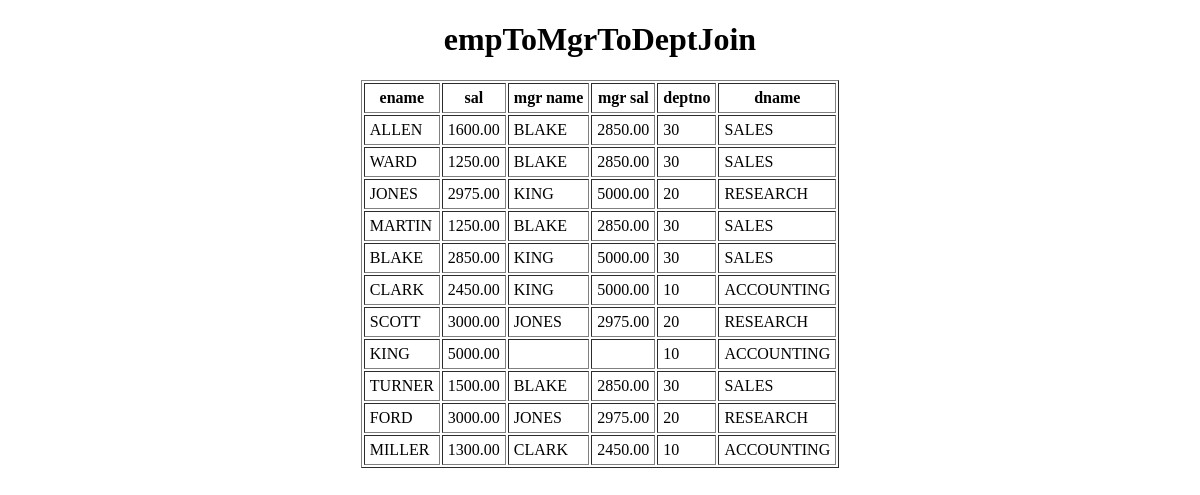
/empToMgrToDeptJoin/, run on an earlier commit of the app's database.
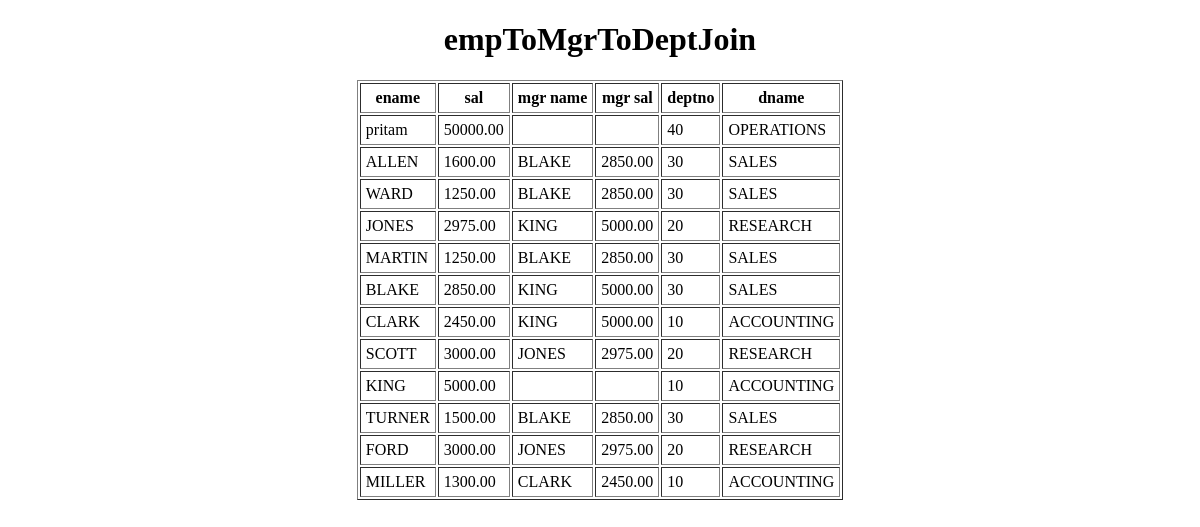
And on a later commit of the database.
### app/models.py (models this page shows, shortened)
class Emp(models.Model):
    empno=models.IntegerField(primary_key=True)
    ename=models.CharField(max_length=100)
    job=models.CharField(max_length=50)
    hiredate=models.DateField(auto_now_add=True)
    sal=models.DecimalField(max_digits=10, decimal_places=2)
    comm=models.DecimalField(max_digits=10, decimal_places=2, null=True, blank=True)
    deptno=models.ForeignKey(Dept, on_delete=models.CASCADE)
    mgr=models.ForeignKey('self', on_delete=models.SET_NULL, null=True, blank=True)

class Dept(models.Model):
    deptno=models.IntegerField(primary_key=True)
    dname=models.CharField(max_length=50, unique=True)
    dloc=models.CharField(max_length=50)

### app/views.py (the view)
# urls.py: path('empToMgrToDeptJoin/',empToMgrToDeptJoin,name='empToMgrToDeptJoin'),
def empToMgrToDeptJoin(request):
    LEDMO=Emp.objects.select_related('deptno','mgr').all()
    LEDMO=Emp.objects.select_related('deptno','mgr').filter(mgr__ename='KING')
    LEDMO=Emp.objects.select_related('deptno','mgr').filter(deptno__dname='RESEARCH')
    LEDMO=Emp.objects.select_related('deptno','mgr').filter(mgr__sal=3000)
    AS=Emp.objects.select_related('deptno','mgr').filter(ename='ADAMS').values('sal')
    adsal=AS[0]['sal']
    LEDMO=Emp.objects.select_related('deptno','mgr').filter(sal__gt=adsal)
    d={'LEDMO':LEDMO}
    return render(request,'empToMgrToDeptJoin.html',d)

### templates/empToMgrToDeptJoin.html (shortened to what this page needs)
<!DOCTYPE html>
<html lang="en">
<head>
</head>
<body>
    <center>
        <h1>empToMgrToDeptJoin</h1>
        <table border="=3px" cellpadding="5px">
            <tr>
                <th>ename</th>
                <th>sal</th>
                <th>mgr name</th>
                <th>mgr sal</th>
                <th>deptno</th>
                <th>dname</th>
            </tr>
            {% for EDMO in LEDMO %}
                <tr>
                    <td>{{EDMO.ename}}</td>
                    <td>{{EDMO.sal}}</td>
                    <td>{{EDMO.mgr.ename}}</td>
                    <td>{{EDMO.mgr.sal}}</td>
                    <td>{{EDMO.deptno.deptno}}</td>
                    <td>{{EDMO.deptno.dname}}</td>
                </tr>
            {% endfor %}
        </table>
    </center>
</body>
</html>

What changed in the data, as far as the page shows it:
added Emp: ename "pritam", sal "50000.00", deptno.deptno "40", deptno.dname "OPERATIONS"
